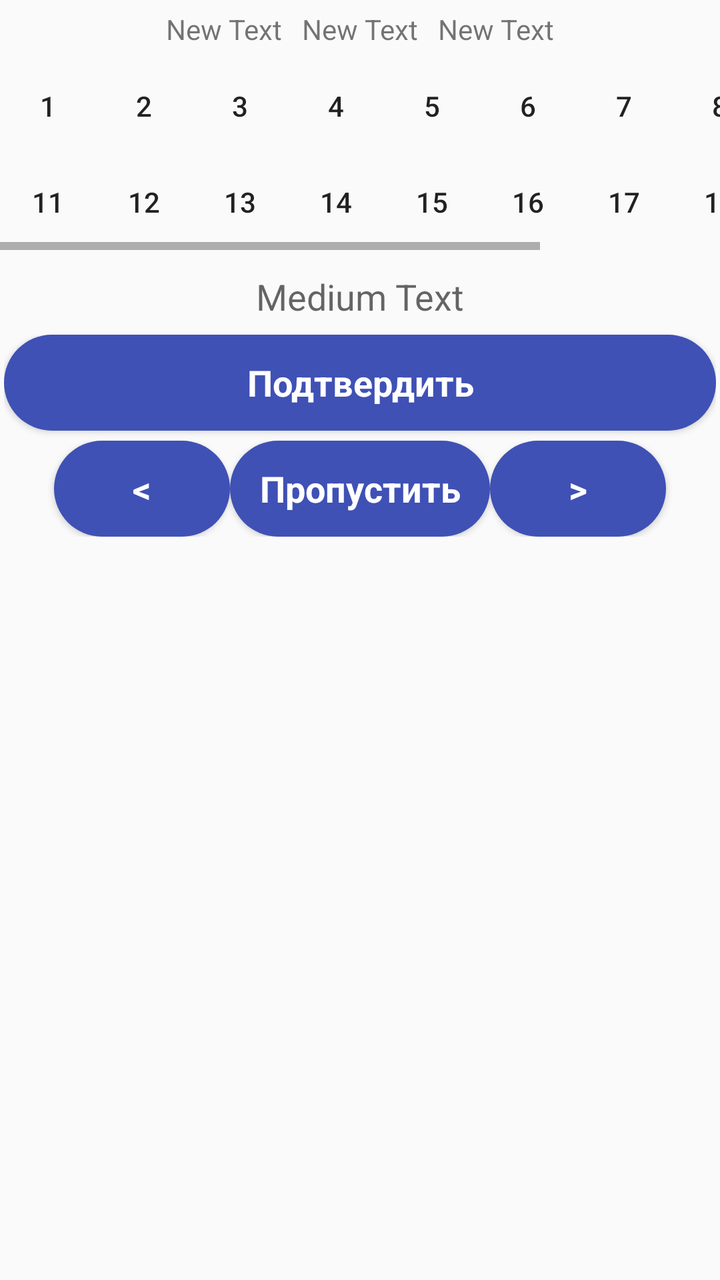
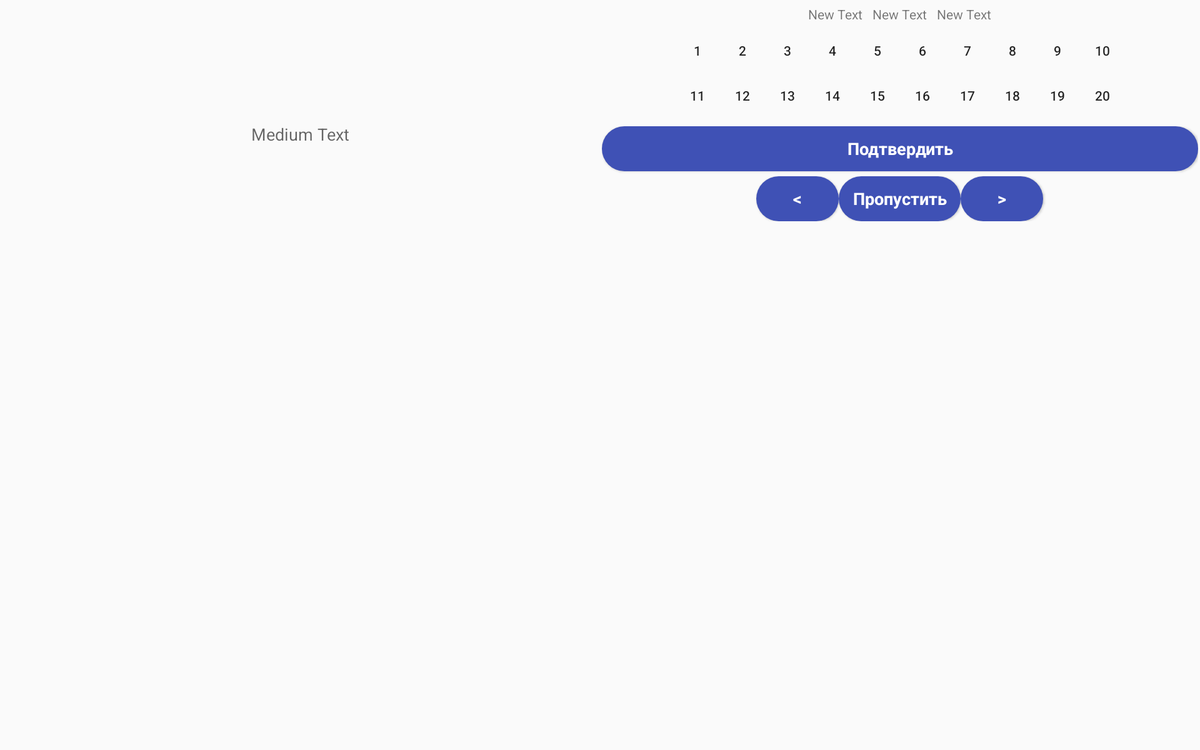

The same Android screen from two of the app's own layout files: first res/layout/ as a phone draws it, then the repository's variant for another configuration, drawn on a device whose configuration selects that folder. Both files follow.
<!-- AndroidManifest.xml: application theme AppTheme -->
<!-- res/layout/activity_ex.xml -->
<?xml version="1.0" encoding="utf-8"?>
<RelativeLayout xmlns:android="http://schemas.android.com/apk/res/android"
    xmlns:tools="http://schemas.android.com/tools"
    android:layout_width="match_parent"
    android:layout_height="match_parent"

    tools:context="ru.rastaapps.examauto.ExActivity">

    <LinearLayout
        android:orientation="vertical"

        android:layout_width="match_parent"
        android:layout_height="wrap_content"
        android:gravity="center_vertical|center_horizontal"
        android:layout_row="1">

        <LinearLayout

            android:orientation="horizontal"
            android:layout_width="match_parent"
            android:layout_height="wrap_content"
            android:gravity="center_horizontal">

            <TextView
                android:layout_width="wrap_content"
                android:layout_height="wrap_content"
                android:padding="5dp"
                android:text="New Text"
                android:id="@+id/tvQuestions" />
            <TextView
                android:layout_width="wrap_content"
                android:layout_height="wrap_content"
                android:padding="5dp"
                android:text="New Text"
                android:id="@+id/tvGoodAns" />

            <TextView
                android:layout_width="wrap_content"
                android:layout_height="wrap_content"
                android:padding="5dp"
                android:text="New Text"
                android:id="@+id/tvError" />
        </LinearLayout>

        <HorizontalScrollView
            android:layout_width="wrap_content"
            android:layout_height="wrap_content"
            android:id="@+id/horizontalScrollView" >

            <TableLayout
                android:layout_width="match_parent"
                android:layout_height="match_parent">

                <TableRow
                    android:layout_width="match_parent"
                    android:layout_height="match_parent">

                    <Button
                        style="?android:attr/buttonStyleSmall"
                        android:layout_width="wrap_content"
                        android:layout_height="wrap_content"

                        android:background="@drawable/b_s"
                        android:text="1"
                        android:id="@+id/button1" />

                    <Button
                        style="?android:attr/buttonStyleSmall"
                        android:layout_width="wrap_content"
                        android:layout_height="wrap_content"
                        android:background="@drawable/b_s"
                        android:text="2"
                        android:id="@+id/button2" />

                    <Button
                        style="?android:attr/buttonStyleSmall"
                        android:layout_width="wrap_content"
                        android:layout_height="wrap_content"
                        android:background="@drawable/b_s"
                        android:text="3"
                        android:id="@+id/button3" />

                    <Button
                        style="?android:attr/buttonStyleSmall"
                        android:layout_width="wrap_content"
                        android:layout_height="wrap_content"
                        android:background="@drawable/b_s"
                        android:text="4"
                        android:id="@+id/button4" />

                    <Button
                        style="?android:attr/buttonStyleSmall"
                        android:layout_width="wrap_content"
                        android:layout_height="wrap_content"
                        android:background="@drawable/b_s"
                        android:text="5"
                        android:id="@+id/button5" />

                    <Button
                        style="?android:attr/buttonStyleSmall"
                        android:layout_width="wrap_content"
                        android:layout_height="wrap_content"
                        android:background="@drawable/b_s"
                        android:text="6"
                        android:id="@+id/button6" />

                    <Button
                        style="?android:attr/buttonStyleSmall"
                        android:layout_width="wrap_content"
                        android:layout_height="wrap_content"
                        android:background="@drawable/b_s"
                        android:text="7"
                        android:id="@+id/button7" />

                    <Button
                        style="?android:attr/buttonStyleSmall"
                        android:layout_width="wrap_content"
                        android:layout_height="wrap_content"
                        android:background="@drawable/b_s"
                        android:text="8"
                        android:id="@+id/button8" />

                    <Button
                        style="?android:attr/buttonStyleSmall"
                        android:layout_width="wrap_content"
                        android:layout_height="wrap_content"
                        android:background="@drawable/b_s"
                        android:text="9"
                        android:id="@+id/button9" />
                    <Button
                        style="?android:attr/buttonStyleSmall"
                        android:layout_width="wrap_content"
                        android:layout_height="wrap_content"
                        android:background="@drawable/b_s"
                        android:text="10"
                        android:id="@+id/button10" />
                </TableRow>

                <TableRow
                    android:layout_width="match_parent"
                    android:layout_height="match_parent">

                    <Button
                        style="?android:attr/buttonStyleSmall"
                        android:layout_width="wrap_content"
                        android:layout_height="wrap_content"

                        android:background="@drawable/b_s"
                        android:text="11"
                        android:id="@+id/button11" />

                    <Button
                        style="?android:attr/buttonStyleSmall"
                        android:layout_width="wrap_content"
                        android:layout_height="wrap_content"
                        android:background="@drawable/b_s"
                        android:text="12"
                        android:id="@+id/button12" />

                    <Button
                        style="?android:attr/buttonStyleSmall"
                        android:layout_width="wrap_content"
                        android:layout_height="wrap_content"
                        android:background="@drawable/b_s"
                        android:text="13"
                        android:id="@+id/button13" />

                    <Button
                        style="?android:attr/buttonStyleSmall"
                        android:layout_width="wrap_content"
                        android:layout_height="wrap_content"
                        android:background="@drawable/b_s"
                        android:text="14"
                        android:id="@+id/button14" />

                    <Button
                        style="?android:attr/buttonStyleSmall"
                        android:layout_width="wrap_content"
                        android:layout_height="wrap_content"
                        android:background="@drawable/b_s"
                        android:text="15"
                        android:id="@+id/button15" />

                    <Button
                        style="?android:attr/buttonStyleSmall"
                        android:layout_width="wrap_content"
                        android:layout_height="wrap_content"
                        android:background="@drawable/b_s"
                        android:text="16"
                        android:id="@+id/button16" />

                    <Button
                        style="?android:attr/buttonStyleSmall"
                        android:layout_width="wrap_content"
                        android:layout_height="wrap_content"
                        android:background="@drawable/b_s"
                        android:text="17"
                        android:id="@+id/button17" />

                    <Button
                        style="?android:attr/buttonStyleSmall"
                        android:layout_width="wrap_content"
                        android:layout_height="wrap_content"
                        android:background="@drawable/b_s"
                        android:text="18"
                        android:id="@+id/button18" />

                    <Button
                        style="?android:attr/buttonStyleSmall"
                        android:layout_width="wrap_content"
                        android:layout_height="wrap_content"
                        android:background="@drawable/b_s"
                        android:text="19"
                        android:id="@+id/button19" />
                    <Button
                        style="?android:attr/buttonStyleSmall"
                        android:layout_width="wrap_content"
                        android:layout_height="wrap_content"
                        android:background="@drawable/b_s"
                        android:text="20"
                        android:id="@+id/button20" />
                </TableRow>
            </TableLayout>
        </HorizontalScrollView>

        
            
            
            
            
            
            
            

    </LinearLayout>

    <ScrollView
        android:layout_width="match_parent"
        android:layout_height="match_parent"
        android:id="@+id/scrollView"
        android:layout_row="0"
        android:layout_marginTop="125dp">


        <LinearLayout
            android:orientation="vertical"
            android:layout_width="match_parent"
            android:layout_height="match_parent">

            <LinearLayout
                android:orientation="vertical"
                android:layout_width="match_parent"
                android:layout_height="match_parent">

                <ImageView
                    android:layout_width="match_parent"
                    android:layout_height="match_parent"
                    android:id="@+id/img"
                    android:layout_gravity="center_horizontal"
                    android:layout_row="0"
                    android:cropToPadding="false"
                    android:scaleType="fitCenter"
                    android:src="@drawable/img_def"
                    android:layout_margin="3dp"
                    android:layout_weight="1" />

                <TextView
                    android:layout_width="match_parent"
                    android:layout_height="wrap_content"
                    android:gravity="center_horizontal"
                    android:layout_margin="5dp"
                    android:textAppearance="?android:attr/textAppearanceMedium"
                    android:text="Medium Text"
                    android:id="@+id/tvQuest" />

                <RadioGroup
                    android:id="@+id/rdanswers"
                    android:layout_width="match_parent"
                    android:layout_height="wrap_content"
                    android:layout_gravity="center_horizontal">

                </RadioGroup>
            </LinearLayout>

            <LinearLayout
                android:layout_row="2"
                android:padding="2dp"
                android:orientation="vertical"
                android:layout_width="match_parent"
                android:layout_height="wrap_content"
                android:layout_gravity="bottom"
                android:baselineAligned="false"
                android:layout_marginBottom="2dp"
                android:gravity="bottom">

                <Button
                    android:layout_width="match_parent"
                    android:layout_height="wrap_content"
                    android:text="@string/btnConfirm"
                    style="@style/BtnStandart"
                    android:id="@+id/btnConfirm"
                    android:background="@drawable/btn_nav" />

                <LinearLayout
                    android:orientation="horizontal"
                    android:padding="5dp"
                    android:layout_width="match_parent"
                    android:layout_height="match_parent"
                    android:gravity="center_horizontal">

                    <Button
                        android:layout_width="wrap_content"
                        android:layout_height="wrap_content"
                        android:text="&lt;"
                        android:id="@+id/btnPrev"
                        style="@style/BtnStandart"
                        android:background="@drawable/btn_nav" />

                    <Button
                        android:layout_width="130dp"
                        android:layout_height="wrap_content"
                        android:text="@string/btnSkip"
                        android:id="@+id/btnSkip"
                        style="@style/BtnStandart"
                        android:background="@drawable/btn_nav" />

                    <Button
                        android:layout_width="wrap_content"
                        android:layout_height="wrap_content"
                        android:text=">"
                        android:id="@+id/btnNext"
                        style="@style/BtnStandart"
                        android:background="@drawable/btn_nav" />
                </LinearLayout>
            </LinearLayout>
        </LinearLayout>
    </ScrollView>

</RelativeLayout>
<!-- resources referenced by this layout -->
<resources>
  <!-- drawable b_s (drawable) -->
  <?xml version="1.0" encoding="utf-8"?>
  <selector xmlns:android="http://schemas.android.com/apk/res/android">
      <item android:drawable="@drawable/b_st" android:state_pressed="false"/>
      <item android:drawable="@drawable/b_st_pu" android:state_pressed="true" />
  </selector>
  <!-- drawable btn_nav (drawable) -->
  <?xml version="1.0" encoding="utf-8"?>
  <selector xmlns:android="http://schemas.android.com/apk/res/android">
      <item android:drawable="@drawable/btn_st" android:state_pressed="false" />
      <item android:drawable="@drawable/btn_pu" android:state_pressed="true" />
  </selector>
  <string name="btnConfirm">Подтвердить</string>
  <string name="btnSkip">Пропустить</string>
  <style name="BtnStandart" parent="AppTheme">
          <item name="android:textColor">#FFFFFF</item>
          <item name="android:textSize">18sp</item>
          <item name="android:textStyle">bold</item>
      </style>
  <style name="AppTheme" parent="Theme.AppCompat.Light.DarkActionBar">
          
          <item name="colorPrimary">@color/colorPrimary</item>
          <item name="colorPrimaryDark">@color/colorPrimaryDark</item>
          <item name="colorAccent">@color/colorAccent</item>
          <item name="android:listViewStyle">@style/ListV</item>
  
      </style>
  <!-- drawable b_st (drawable) -->
  <shape xmlns:android="http://schemas.android.com/apk/res/android" android:shape="rectangle" >
  
  
      <padding
          android:left="0dp"
          android:top="0dp"
          android:right="0dp"
          android:bottom="0dp"
          />
      <solid android:color="#DCEDC8" />
      <stroke
          android:width="1dp"
          android:color="#878787"
          />
  </shape>
  <!-- drawable btn_st (drawable) -->
  <?xml version="1.0" encoding="utf-8"?>
  <shape xmlns:android="http://schemas.android.com/apk/res/android" android:shape="rectangle" >
      <corners
          android:radius="100dp"
          />
      <solid android:color="@color/colorBtnStandart" />
      <padding
          android:left="0dp"
          android:top="0dp"
          android:right="0dp"
          android:bottom="0dp"
          />
  
  
  </shape>
  <!-- drawable btn_pu (drawable) -->
  <?xml version="1.0" encoding="utf-8"?>
  <shape xmlns:android="http://schemas.android.com/apk/res/android" android:shape="rectangle" >
      <corners
          android:radius="100dp"
          />
      <solid android:color="@color/colorBtnPush" />
      <padding
          android:left="0dp"
          android:top="0dp"
          android:right="0dp"
          android:bottom="0dp"
          />
  
  
  </shape>
  <color name="colorPrimary">#01579B</color>
  <color name="colorPrimaryDark">#1A237E</color>
  <color name="colorAccent">#C62828</color>
  <style name="ListV" parent="Widget.AppCompat.ListView">
      <item name="android:textColor">#000000</item>
  </style>
  <color name="colorBtnStandart">#3F51B5</color>
  <color name="colorBtnPush">#CDDC39</color>
</resources>
<!-- res/layout-xlarge-land/activity_ex.xml (the repository's variant of the layout above) -->
<!-- drawn on a large tablet held sideways -->
<?xml version="1.0" encoding="utf-8"?>
<RelativeLayout xmlns:android="http://schemas.android.com/apk/res/android"
    xmlns:tools="http://schemas.android.com/tools"
    android:layout_width="match_parent"
    android:layout_height="match_parent"

    tools:context="ru.rastaapps.examauto.ExActivity">

    <LinearLayout
        android:orientation="horizontal"
        android:layout_width="match_parent"
        android:layout_height="match_parent">

        <ScrollView
            android:layout_width="0dp"
            android:layout_weight="2"
            android:layout_height="match_parent"
            android:id="@+id/scrollView"
            android:layout_row="0"
            android:layout_marginTop="125dp"
            android:fillViewport="false">


            <LinearLayout
                android:orientation="vertical"
                android:layout_width="match_parent"
                android:layout_height="match_parent">

                <LinearLayout
                    android:orientation="vertical"
                    android:layout_width="match_parent"
                    android:layout_height="match_parent">



                    <TextView
                        android:layout_width="match_parent"
                        android:layout_height="wrap_content"
                        android:gravity="center_horizontal"
                        android:layout_margin="5dp"
                        android:textAppearance="?android:attr/textAppearanceMedium"
                        android:text="Medium Text"
                        android:id="@+id/tvQuest" />

                    <RadioGroup
                        android:id="@+id/rdanswers"
                        android:layout_width="match_parent"
                        android:layout_height="wrap_content"
                        android:layout_gravity="center_horizontal">

                    </RadioGroup>
                </LinearLayout>


            </LinearLayout>
        </ScrollView>

        <LinearLayout
            android:orientation="vertical"
            android:layout_weight="2"
            android:layout_width="0dp"
            android:layout_height="wrap_content"
            android:gravity="center_vertical|center_horizontal"
            android:layout_row="1">

            <LinearLayout

                android:orientation="horizontal"
                android:layout_width="match_parent"
                android:layout_height="wrap_content"
                android:gravity="center_horizontal">

                <TextView
                    android:layout_width="wrap_content"
                    android:layout_height="wrap_content"
                    android:padding="5dp"
                    android:text="New Text"
                    android:id="@+id/tvQuestions" />
                <TextView
                    android:layout_width="wrap_content"
                    android:layout_height="wrap_content"
                    android:padding="5dp"
                    android:text="New Text"
                    android:id="@+id/tvGoodAns" />

                <TextView
                    android:layout_width="wrap_content"
                    android:layout_height="wrap_content"
                    android:padding="5dp"
                    android:text="New Text"
                    android:id="@+id/tvError" />
            </LinearLayout>

            <HorizontalScrollView
                android:layout_width="wrap_content"
                android:layout_height="wrap_content"
                android:id="@+id/horizontalScrollView" >

                <TableLayout
                    android:layout_width="match_parent"
                    android:layout_height="match_parent">

                    <TableRow
                        android:layout_width="match_parent"
                        android:layout_height="match_parent">

                        <Button
                            style="?android:attr/buttonStyleSmall"
                            android:layout_width="wrap_content"
                            android:layout_height="wrap_content"

                            android:background="@drawable/b_s"
                            android:text="1"
                            android:id="@+id/button1" />

                        <Button
                            style="?android:attr/buttonStyleSmall"
                            android:layout_width="wrap_content"
                            android:layout_height="wrap_content"
                            android:background="@drawable/b_s"
                            android:text="2"
                            android:id="@+id/button2" />

                        <Button
                            style="?android:attr/buttonStyleSmall"
                            android:layout_width="wrap_content"
                            android:layout_height="wrap_content"
                            android:background="@drawable/b_s"
                            android:text="3"
                            android:id="@+id/button3" />

                        <Button
                            style="?android:attr/buttonStyleSmall"
                            android:layout_width="wrap_content"
                            android:layout_height="wrap_content"
                            android:background="@drawable/b_s"
                            android:text="4"
                            android:id="@+id/button4" />

                        <Button
                            style="?android:attr/buttonStyleSmall"
                            android:layout_width="wrap_content"
                            android:layout_height="wrap_content"
                            android:background="@drawable/b_s"
                            android:text="5"
                            android:id="@+id/button5" />

                        <Button
                            style="?android:attr/buttonStyleSmall"
                            android:layout_width="wrap_content"
                            android:layout_height="wrap_content"
                            android:background="@drawable/b_s"
                            android:text="6"
                            android:id="@+id/button6" />

                        <Button
                            style="?android:attr/buttonStyleSmall"
                            android:layout_width="wrap_content"
                            android:layout_height="wrap_content"
                            android:background="@drawable/b_s"
                            android:text="7"
                            android:id="@+id/button7" />

                        <Button
                            style="?android:attr/buttonStyleSmall"
                            android:layout_width="wrap_content"
                            android:layout_height="wrap_content"
                            android:background="@drawable/b_s"
                            android:text="8"
                            android:id="@+id/button8" />

                        <Button
                            style="?android:attr/buttonStyleSmall"
                            android:layout_width="wrap_content"
                            android:layout_height="wrap_content"
                            android:background="@drawable/b_s"
                            android:text="9"
                            android:id="@+id/button9" />
                        <Button
                            style="?android:attr/buttonStyleSmall"
                            android:layout_width="wrap_content"
                            android:layout_height="wrap_content"
                            android:background="@drawable/b_s"
                            android:text="10"
                            android:id="@+id/button10" />
                    </TableRow>

                    <TableRow
                        android:layout_width="match_parent"
                        android:layout_height="match_parent">

                        <Button
                            style="?android:attr/buttonStyleSmall"
                            android:layout_width="wrap_content"
                            android:layout_height="wrap_content"

                            android:background="@drawable/b_s"
                            android:text="11"
                            android:id="@+id/button11" />

                        <Button
                            style="?android:attr/buttonStyleSmall"
                            android:layout_width="wrap_content"
                            android:layout_height="wrap_content"
                            android:background="@drawable/b_s"
                            android:text="12"
                            android:id="@+id/button12" />

                        <Button
                            style="?android:attr/buttonStyleSmall"
                            android:layout_width="wrap_content"
                            android:layout_height="wrap_content"
                            android:background="@drawable/b_s"
                            android:text="13"
                            android:id="@+id/button13" />

                        <Button
                            style="?android:attr/buttonStyleSmall"
                            android:layout_width="wrap_content"
                            android:layout_height="wrap_content"
                            android:background="@drawable/b_s"
                            android:text="14"
                            android:id="@+id/button14" />

                        <Button
                            style="?android:attr/buttonStyleSmall"
                            android:layout_width="wrap_content"
                            android:layout_height="wrap_content"
                            android:background="@drawable/b_s"
                            android:text="15"
                            android:id="@+id/button15" />

                        <Button
                            style="?android:attr/buttonStyleSmall"
                            android:layout_width="wrap_content"
                            android:layout_height="wrap_content"
                            android:background="@drawable/b_s"
                            android:text="16"
                            android:id="@+id/button16" />

                        <Button
                            style="?android:attr/buttonStyleSmall"
                            android:layout_width="wrap_content"
                            android:layout_height="wrap_content"
                            android:background="@drawable/b_s"
                            android:text="17"
                            android:id="@+id/button17" />

                        <Button
                            style="?android:attr/buttonStyleSmall"
                            android:layout_width="wrap_content"
                            android:layout_height="wrap_content"
                            android:background="@drawable/b_s"
                            android:text="18"
                            android:id="@+id/button18" />

                        <Button
                            style="?android:attr/buttonStyleSmall"
                            android:layout_width="wrap_content"
                            android:layout_height="wrap_content"
                            android:background="@drawable/b_s"
                            android:text="19"
                            android:id="@+id/button19" />
                        <Button
                            style="?android:attr/buttonStyleSmall"
                            android:layout_width="wrap_content"
                            android:layout_height="wrap_content"
                            android:background="@drawable/b_s"
                            android:text="20"
                            android:id="@+id/button20" />
                    </TableRow>
                </TableLayout>
            </HorizontalScrollView>

            
                
                
                
                
                
                
                

            <ImageView
                android:layout_width="match_parent"
                android:layout_height="match_parent"
                android:id="@+id/img"

                android:layout_gravity="center_horizontal"
                android:layout_row="0"
                android:cropToPadding="false"
                android:scaleType="fitCenter"
                android:src="@drawable/img_def"
                android:layout_margin="3dp"
                android:layout_weight="1" />
            <LinearLayout
                android:layout_row="2"
                android:padding="2dp"
                android:orientation="vertical"
                android:layout_width="match_parent"
                android:layout_height="wrap_content"
                android:layout_gravity="bottom"
                android:baselineAligned="false"
                android:layout_marginBottom="2dp"
                android:gravity="bottom">

                <Button
                    android:layout_width="match_parent"
                    android:layout_height="wrap_content"
                    android:text="@string/btnConfirm"
                    style="@style/BtnStandart"
                    android:id="@+id/btnConfirm"
                    android:background="@drawable/btn_nav" />

                <LinearLayout
                    android:orientation="horizontal"
                    android:padding="5dp"
                    android:layout_width="match_parent"
                    android:layout_height="match_parent"
                    android:gravity="center_horizontal">

                    <Button
                        android:layout_width="wrap_content"
                        android:layout_height="wrap_content"
                        android:text="&lt;"
                        android:id="@+id/btnPrev"
                        style="@style/BtnStandart"
                        android:background="@drawable/btn_nav" />

                    <Button
                        android:layout_width="130dp"
                        android:layout_height="wrap_content"
                        android:text="@string/btnSkip"
                        android:id="@+id/btnSkip"
                        style="@style/BtnStandart"
                        android:background="@drawable/btn_nav" />

                    <Button
                        android:layout_width="wrap_content"
                        android:layout_height="wrap_content"
                        android:text=">"
                        android:id="@+id/btnNext"
                        style="@style/BtnStandart"
                        android:background="@drawable/btn_nav" />
                </LinearLayout>
            </LinearLayout>
        </LinearLayout>
    </LinearLayout>

</RelativeLayout>
